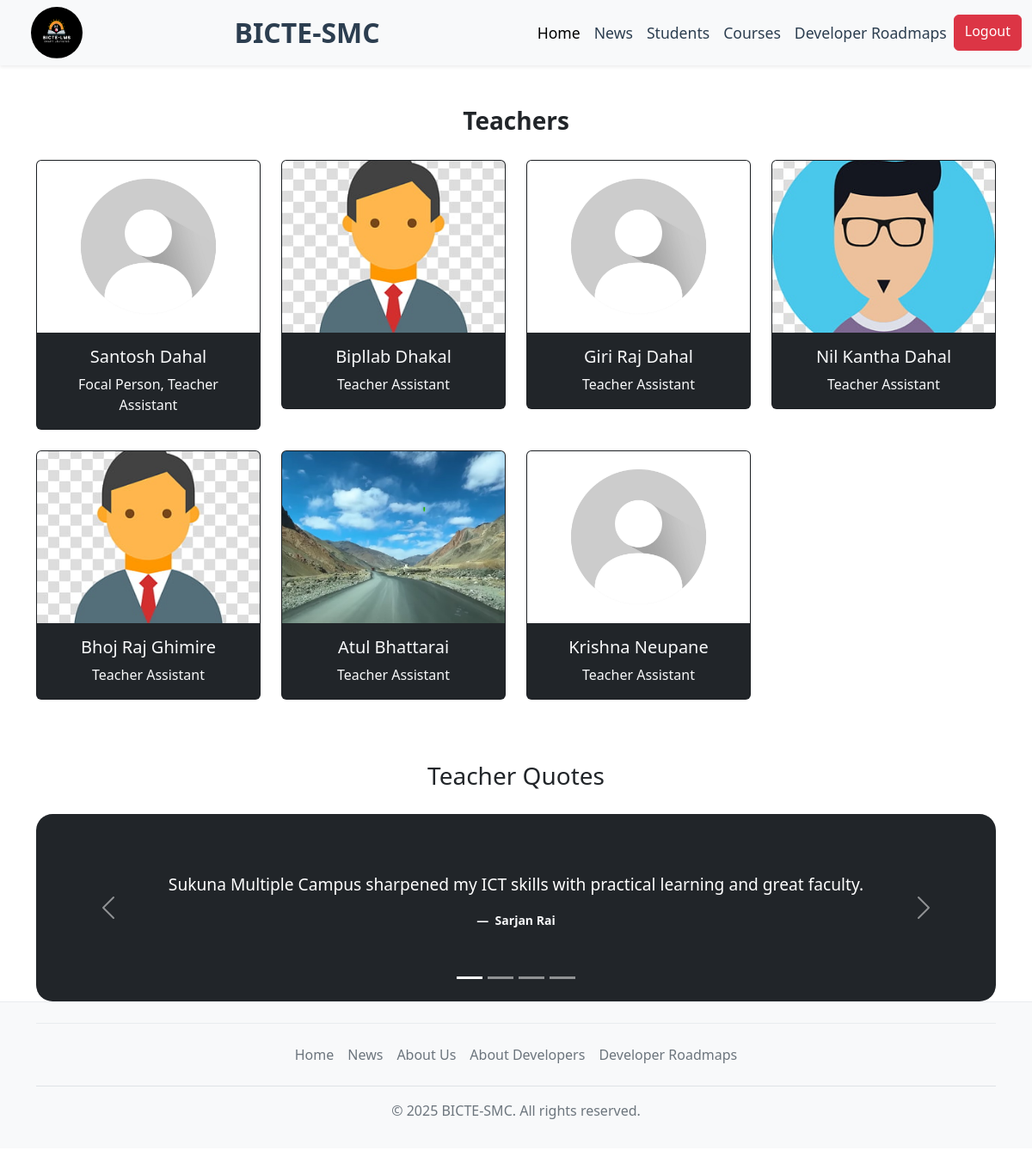
Before: /api/all-teacher-list/ (signed in) with the older database file.
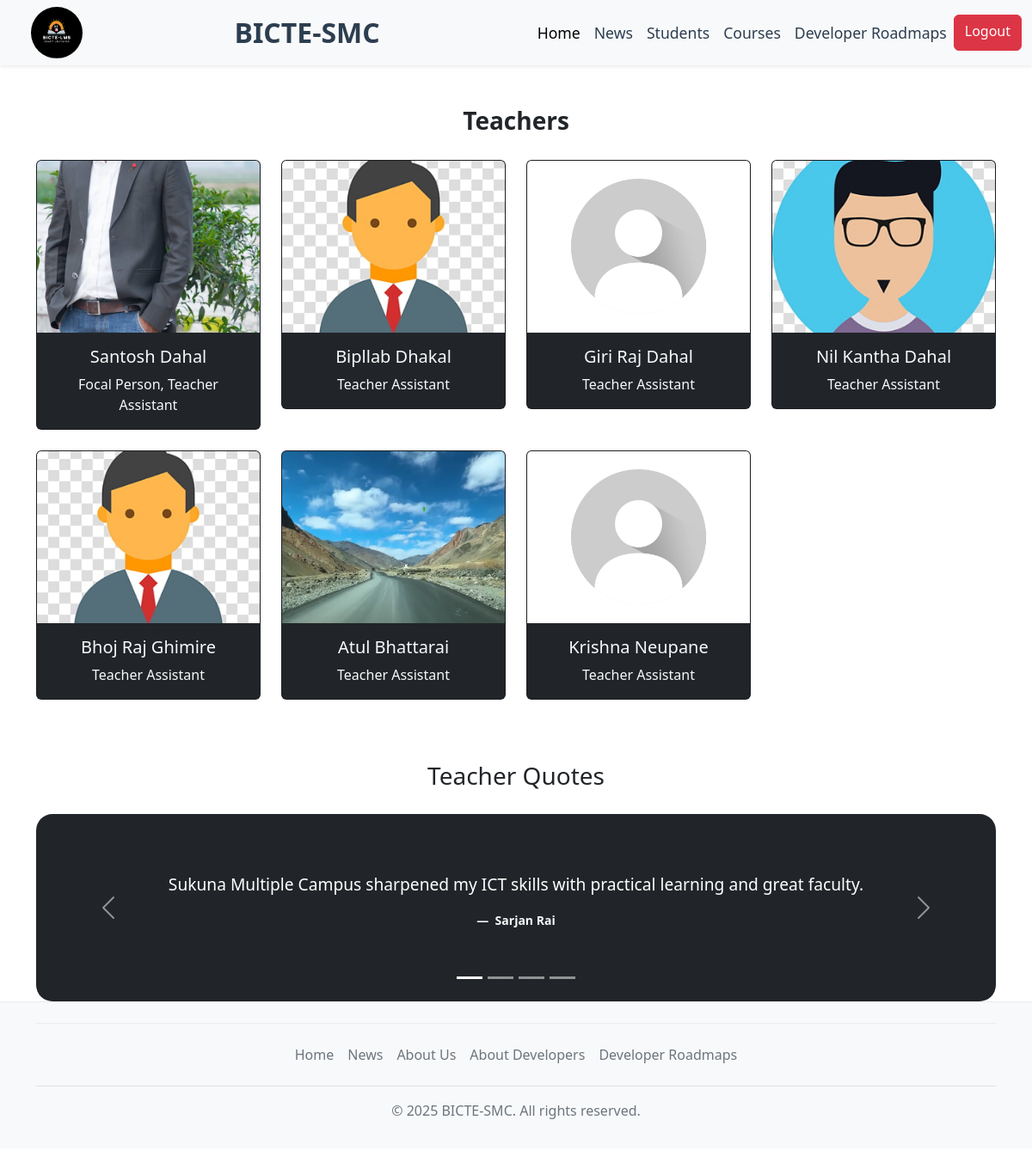
After: the same page with the newer database file.
### main/models.py (models this page shows, shortened)
class Teacher(models.Model):
    GENDER_CHOICES = [
        ('male', 'Male'),
        ('female', 'Female'),
        ('other', 'Other'),
    ]
    profile_picture = models.ImageField(upload_to='teacher_pics/', null=True, blank=True, default='images/default_profile_image.jpg')
    t_full_name = models.CharField(max_length=50)
    designation = models.CharField(max_length=100, default='Teacher Assistant')
    t_email = models.EmailField(max_length=100, unique=True)
    t_password = models.CharField(max_length=255)
    t_phone_number = models.CharField(max_length=40)
    t_address = models.CharField(max_length=100)
    hire_date = models.DateField()
    gender = models.CharField(max_length=10,choices=GENDER_CHOICES, verbose_name="Gender",
        default='male')
    class Meta:
        verbose_name = "Teacher"
        verbose_name_plural = "Teachers"

### main/views.py (the view)
# urls.py: path('all-teacher-list/', views.AllTeacherList.as_view(), name='all-teacher-list'),
class AllTeacherList(View):
    @method_decorator(login_required)
    @method_decorator(user_passes_test(is_superuser))
    def get(self, request, *args, **kwargs):
        teachers = Teacher.objects.all()
        return render(request, 'teacher_template/all_teacher_list.html', {'teachers': teachers})

### main/views.py (called while the page is built)
def is_superuser(user):
    return user.is_authenticated and user.is_superuser

### templates/teacher_template/all_teacher_list.html (shortened to what this page needs)
{% extends "base_template/main.html" %} {% load static %} {% block title %} Teacher List - BICTESMC{% endblock %} {% block content %}
<div class="container mt-4">
    <h3 class="pb-1 mb-4 mt-5 text-center fw-bold animate__animated animate__fadeInDown">
        Teachers
    </h3>
    <div class="row md-4">
        {% for teacher in teachers %}
        <div class="col-md-3 mb-4">
            <div class="card teacher-card animate__animated animate__fadeInUp bg-dark">
                <a href="#">
                    <div class="image-container">
                        {% if teacher.profile_picture %}
                        <img src="{{ teacher.profile_picture.url }}" class="card-img-top teacher-image" alt="{{ teacher.t_full_name }}" /> {% else %}
                        <img src="{% static 'images/default_profile_image.jpg' %}" class="card-img-top teacher-image" alt="No Image" /> {% endif %}
                    </div>
                </a>
                <div class="card-body text-light">
                    <h5 class="card-title text-center">
                        <a href="#" class="text-light teacher-name">{{ teacher.t_full_name }}</a
            >
          </h5>
          <p class="card-text text-center">{{ teacher.designation }}</p>
        </div>
      </div>
    </div>
    {% endfor %}
  </div>
  <h3 class="pb-1 mb-4 mt-5 text-center animate__animated animate__fadeInDown">
    Teacher Quotes
  </h3>
  <div
    id="carouselExampleIndicators"
    class="carousel slide student-testimonial bg-dark text-white py-5"
    data-bs-ride="carousel"
  >
    <div class="carousel-indicators">
      <button
        type="button"
        data-bs-target="#carouselExampleIndicators"
        data-bs-slide-to="0"
        class="active"
        aria-current="true"
        aria-label="Slide 1"
      ></button>
      <button
        type="button"
        data-bs-target="#carouselExampleIndicators"
        data-bs-slide-to="1"
        aria-label="Slide 2"
      ></button>
      <button
        type="button"
        data-bs-target="#carouselExampleIndicators"
        data-bs-slide-to="2"
        aria-label="Slide 3"
      ></button>
      <button
        type="button"
        data-bs-target="#carouselExampleIndicators"
        data-bs-slide-to="3"
        aria-label="Slide 4"
      ></button>
    </div>
    <div class="carousel-inner">
      <div class="carousel-item active">
        <figure class="text-center">
          <blockquote class="blockquote">
            <p>
              Sukuna Multiple Campus sharpened my ICT skills with practical
              learning and great faculty.
            </p>
          </blockquote>
          <figcaption class="blockquote-footer text-light fw-bold">
            Sarjan Rai
          </figcaption>
        </figure>
      </div>
    </div>
    <button
      class="carousel-control-prev"
      type="button"
      data-bs-target="#carouselExampleIndicators"
      data-bs-slide="prev"
    >
      <span class="carousel-control-prev-icon" aria-hidden="true"></span>
    </button>
    <button
      class="carousel-control-next"
      type="button"
      data-bs-target="#carouselExampleIndicators"
      data-bs-slide="next"
    >
      <span class="carousel-control-next-icon" aria-hidden="true"></span>
    </button>
  </div>
</div>
<link
  rel="stylesheet"
  href="https://cdnjs.cloudflare.com/ajax/libs/animate.css/4.1.1/animate.min.css"
/>
{% endblock %}

Changed rows visible on the page:
changed Teacher "Santosh Dahal": profile_picture: picture added
